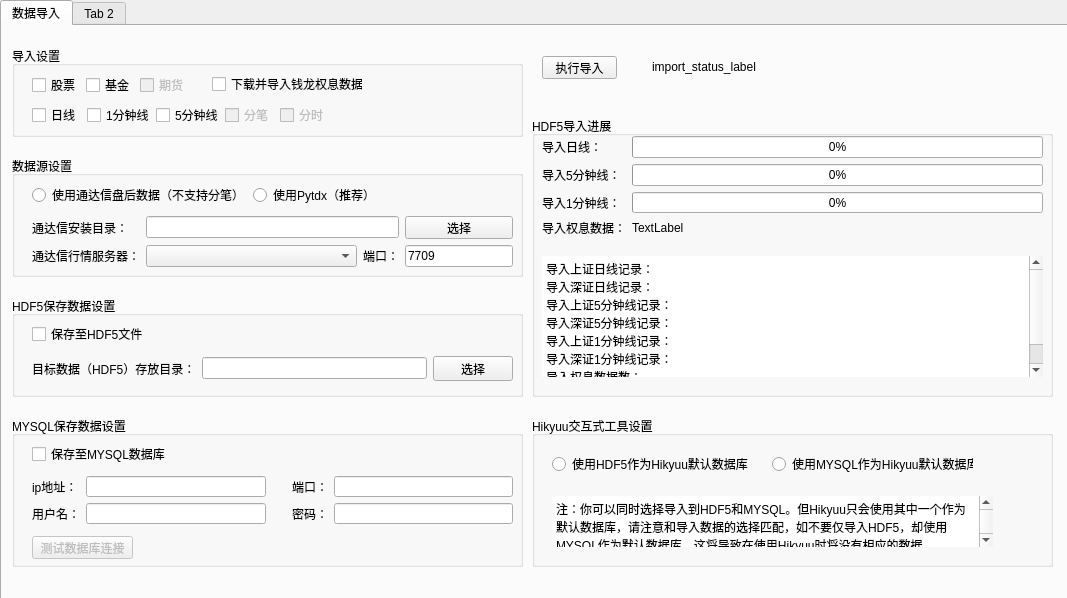
<?xml version="1.0" encoding="UTF-8"?>
<ui version="4.0">
 <class>MainWindow</class>
 <widget class="QMainWindow" name="MainWindow">
  <property name="geometry">
   <rect>
    <x>0</x>
    <y>0</y>
    <width>1067</width>
    <height>598</height>
   </rect>
  </property>
  <property name="windowTitle">
   <string>数据导入工具</string>
  </property>
  <widget class="QWidget" name="centralwidget">
   <widget class="QTabWidget" name="tabWidget">
    <property name="geometry">
     <rect>
      <x>0</x>
      <y>0</y>
      <width>1071</width>
      <height>601</height>
     </rect>
    </property>
    <property name="currentIndex">
     <number>0</number>
    </property>
    <widget class="QWidget" name="tab">
     <attribute name="title">
      <string>数据导入</string>
     </attribute>
     <widget class="QPushButton" name="start_import_pushButton">
      <property name="geometry">
       <rect>
        <x>540</x>
        <y>30</y>
        <width>75</width>
        <height>23</height>
       </rect>
      </property>
      <property name="text">
       <string>执行导入</string>
      </property>
     </widget>
     <widget class="QGroupBox" name="groupBox_2">
      <property name="geometry">
       <rect>
        <x>10</x>
        <y>130</y>
        <width>511</width>
        <height>121</height>
       </rect>
      </property>
      <property name="title">
       <string>数据源设置</string>
      </property>
      <widget class="QWidget" name="layoutWidget">
       <property name="geometry">
        <rect>
         <x>20</x>
         <y>30</y>
         <width>348</width>
         <height>18</height>
        </rect>
       </property>
       <layout class="QHBoxLayout" name="horizontalLayout">
        <item>
         <widget class="QRadioButton" name="tdx_radioButton">
          <property name="text">
           <string>使用通达信盘后数据（不支持分笔）</string>
          </property>
         </widget>
        </item>
        <item>
         <widget class="QRadioButton" name="pytdx_radioButton">
          <property name="enabled">
           <bool>true</bool>
          </property>
          <property name="text">
           <string>使用Pytdx（推荐）</string>
          </property>
         </widget>
        </item>
       </layout>
      </widget>
      <widget class="QWidget" name="layoutWidget">
       <property name="geometry">
        <rect>
         <x>20</x>
         <y>60</y>
         <width>481</width>
         <height>51</height>
        </rect>
       </property>
       <layout class="QGridLayout" name="gridLayout_2">
        <item row="0" column="0">
         <widget class="QLabel" name="label_2">
          <property name="text">
           <string>通达信安装目录：</string>
          </property>
         </widget>
        </item>
        <item row="1" column="0" colspan="2">
         <widget class="QLabel" name="label_10">
          <property name="sizePolicy">
           <sizepolicy hsizetype="Minimum" vsizetype="Preferred">
            <horstretch>0</horstretch>
            <verstretch>0</verstretch>
           </sizepolicy>
          </property>
          <property name="text">
           <string>通达信行情服务器：</string>
          </property>
         </widget>
        </item>
        <item row="1" column="2">
         <widget class="QComboBox" name="tdx_servers_comboBox">
          <property name="sizePolicy">
           <sizepolicy hsizetype="Expanding" vsizetype="Fixed">
            <horstretch>0</horstretch>
            <verstretch>0</verstretch>
           </sizepolicy>
          </property>
         </widget>
        </item>
        <item row="1" column="3">
         <widget class="QLabel" name="label_3">
          <property name="sizePolicy">
           <sizepolicy hsizetype="Minimum" vsizetype="Preferred">
            <horstretch>0</horstretch>
            <verstretch>0</verstretch>
           </sizepolicy>
          </property>
          <property name="text">
           <string>端口：</string>
          </property>
         </widget>
        </item>
        <item row="1" column="4">
         <widget class="QLineEdit" name="tdx_port_lineEdit">
          <property name="sizePolicy">
           <sizepolicy hsizetype="Maximum" vsizetype="Fixed">
            <horstretch>0</horstretch>
            <verstretch>0</verstretch>
           </sizepolicy>
          </property>
          <property name="minimumSize">
           <size>
            <width>10</width>
            <height>0</height>
           </size>
          </property>
          <property name="text">
           <string>7709</string>
          </property>
          <property name="maxLength">
           <number>6</number>
          </property>
         </widget>
        </item>
        <item row="0" column="4">
         <widget class="QPushButton" name="select_tdx_dir_pushButton">
          <property name="sizePolicy">
           <sizepolicy hsizetype="Preferred" vsizetype="Fixed">
            <horstretch>0</horstretch>
            <verstretch>0</verstretch>
           </sizepolicy>
          </property>
          <property name="text">
           <string>选择</string>
          </property>
         </widget>
        </item>
        <item row="0" column="2" colspan="2">
         <widget class="QLineEdit" name="tdx_dir_lineEdit"/>
        </item>
       </layout>
      </widget>
     </widget>
     <widget class="QGroupBox" name="groupBox_3">
      <property name="geometry">
       <rect>
        <x>10</x>
        <y>270</y>
        <width>511</width>
        <height>101</height>
       </rect>
      </property>
      <property name="title">
       <string>HDF5保存数据设置</string>
      </property>
      <widget class="QWidget" name="layoutWidget">
       <property name="geometry">
        <rect>
         <x>20</x>
         <y>60</y>
         <width>481</width>
         <height>25</height>
        </rect>
       </property>
       <layout class="QGridLayout" name="gridLayout_3">
        <item row="0" column="1">
         <widget class="QLineEdit" name="hdf5_dir_lineEdit"/>
        </item>
        <item row="0" column="2">
         <widget class="QPushButton" name="hdf5_dir_pushButton">
          <property name="text">
           <string>选择</string>
          </property>
         </widget>
        </item>
        <item row="0" column="0">
         <widget class="QLabel" name="label">
          <property name="text">
           <string>目标数据（HDF5）存放目录：</string>
          </property>
         </widget>
        </item>
       </layout>
      </widget>
      <widget class="QCheckBox" name="hdf5_enable_checkBox">
       <property name="geometry">
        <rect>
         <x>20</x>
         <y>30</y>
         <width>121</width>
         <height>16</height>
        </rect>
       </property>
       <property name="text">
        <string>保存至HDF5文件</string>
       </property>
      </widget>
     </widget>
     <widget class="QGroupBox" name="groupBox_4">
      <property name="geometry">
       <rect>
        <x>10</x>
        <y>390</y>
        <width>511</width>
        <height>151</height>
       </rect>
      </property>
      <property name="title">
       <string>MYSQL保存数据设置</string>
      </property>
      <widget class="QCheckBox" name="mysql_enable_checkBox">
       <property name="enabled">
        <bool>true</bool>
       </property>
       <property name="geometry">
        <rect>
         <x>20</x>
         <y>30</y>
         <width>141</width>
         <height>16</height>
        </rect>
       </property>
       <property name="text">
        <string>保存至MYSQL数据库</string>
       </property>
      </widget>
      <widget class="QPushButton" name="pushButton_5">
       <property name="enabled">
        <bool>false</bool>
       </property>
       <property name="geometry">
        <rect>
         <x>20</x>
         <y>120</y>
         <width>101</width>
         <height>23</height>
        </rect>
       </property>
       <property name="text">
        <string>测试数据库连接</string>
       </property>
      </widget>
      <widget class="QWidget" name="layoutWidget">
       <property name="geometry">
        <rect>
         <x>20</x>
         <y>60</y>
         <width>481</width>
         <height>48</height>
        </rect>
       </property>
       <layout class="QGridLayout" name="gridLayout_4">
        <item row="0" column="1">
         <widget class="QLineEdit" name="mysql_host_lineEdit">
          <property name="enabled">
           <bool>true</bool>
          </property>
         </widget>
        </item>
        <item row="0" column="4">
         <widget class="QLineEdit" name="mysql_port_lineEdit">
          <property name="enabled">
           <bool>true</bool>
          </property>
         </widget>
        </item>
        <item row="0" column="0">
         <widget class="QLabel" name="label_4">
          <property name="text">
           <string>ip地址：</string>
          </property>
         </widget>
        </item>
        <item row="0" column="3">
         <widget class="QLabel" name="label_5">
          <property name="text">
           <string>端口：</string>
          </property>
         </widget>
        </item>
        <item row="1" column="0">
         <widget class="QLabel" name="label_6">
          <property name="text">
           <string>用户名：</string>
          </property>
         </widget>
        </item>
        <item row="1" column="3">
         <widget class="QLabel" name="label_7">
          <property name="text">
           <string>密码：</string>
          </property>
         </widget>
        </item>
        <item row="1" column="1">
         <widget class="QLineEdit" name="mysql_usr_lineEdit">
          <property name="enabled">
           <bool>true</bool>
          </property>
         </widget>
        </item>
        <item row="1" column="4">
         <widget class="QLineEdit" name="mysql_pwd_lineEdit">
          <property name="enabled">
           <bool>true</bool>
          </property>
         </widget>
        </item>
        <item row="0" column="2">
         <spacer name="horizontalSpacer_2">
          <property name="orientation">
           <enum>Qt::Horizontal</enum>
          </property>
          <property name="sizeType">
           <enum>QSizePolicy::Fixed</enum>
          </property>
          <property name="sizeHint" stdset="0">
           <size>
            <width>20</width>
            <height>0</height>
           </size>
          </property>
         </spacer>
        </item>
       </layout>
      </widget>
     </widget>
     <widget class="QGroupBox" name="groupBox_5">
      <property name="geometry">
       <rect>
        <x>530</x>
        <y>90</y>
        <width>521</width>
        <height>281</height>
       </rect>
      </property>
      <property name="title">
       <string>HDF5导入进展</string>
      </property>
      <widget class="QWidget" name="layoutWidget">
       <property name="geometry">
        <rect>
         <x>10</x>
         <y>20</y>
         <width>501</width>
         <height>101</height>
        </rect>
       </property>
       <layout class="QGridLayout" name="gridLayout">
        <item row="0" column="0">
         <widget class="QLabel" name="label_8">
          <property name="text">
           <string>导入日线：</string>
          </property>
         </widget>
        </item>
        <item row="1" column="0">
         <widget class="QLabel" name="label_12">
          <property name="text">
           <string>导入5分钟线：</string>
          </property>
         </widget>
        </item>
        <item row="2" column="1">
         <widget class="QProgressBar" name="hdf5_min_progressBar">
          <property name="value">
           <number>0</number>
          </property>
         </widget>
        </item>
        <item row="2" column="0">
         <widget class="QLabel" name="label_14">
          <property name="text">
           <string>导入1分钟线：</string>
          </property>
         </widget>
        </item>
        <item row="1" column="1">
         <widget class="QProgressBar" name="hdf5_5min_progressBar">
          <property name="value">
           <number>0</number>
          </property>
         </widget>
        </item>
        <item row="0" column="1">
         <widget class="QProgressBar" name="hdf5_day_progressBar">
          <property name="value">
           <number>0</number>
          </property>
         </widget>
        </item>
        <item row="3" column="0">
         <widget class="QLabel" name="label_9">
          <property name="text">
           <string>导入权息数据：</string>
          </property>
         </widget>
        </item>
        <item row="3" column="1">
         <widget class="QLabel" name="hdf5_weight_label">
          <property name="text">
           <string>TextLabel</string>
          </property>
         </widget>
        </item>
       </layout>
      </widget>
      <widget class="QTextEdit" name="import_detail_textEdit">
       <property name="geometry">
        <rect>
         <x>10</x>
         <y>140</y>
         <width>501</width>
         <height>121</height>
        </rect>
       </property>
       <property name="frameShape">
        <enum>QFrame::NoFrame</enum>
       </property>
       <property name="readOnly">
        <bool>true</bool>
       </property>
       <property name="html">
        <string>&lt;!DOCTYPE HTML PUBLIC &quot;-//W3C//DTD HTML 4.0//EN&quot; &quot;http://www.w3.org/TR/REC-html40/strict.dtd&quot;&gt;
&lt;html&gt;&lt;head&gt;&lt;meta name=&quot;qrichtext&quot; content=&quot;1&quot; /&gt;&lt;style type=&quot;text/css&quot;&gt;
p, li { white-space: pre-wrap; }
&lt;/style&gt;&lt;/head&gt;&lt;body style=&quot; font-family:'SimSun'; font-size:9pt; font-weight:400; font-style:normal;&quot;&gt;
&lt;p style=&quot; margin-top:0px; margin-bottom:0px; margin-left:0px; margin-right:0px; -qt-block-indent:0; text-indent:0px;&quot;&gt;导入上证日线记录：&lt;/p&gt;
&lt;p style=&quot; margin-top:0px; margin-bottom:0px; margin-left:0px; margin-right:0px; -qt-block-indent:0; text-indent:0px;&quot;&gt;导入深证日线记录：&lt;/p&gt;
&lt;p style=&quot; margin-top:0px; margin-bottom:0px; margin-left:0px; margin-right:0px; -qt-block-indent:0; text-indent:0px;&quot;&gt;导入上证5分钟线记录：&lt;/p&gt;
&lt;p style=&quot; margin-top:0px; margin-bottom:0px; margin-left:0px; margin-right:0px; -qt-block-indent:0; text-indent:0px;&quot;&gt;导入深证5分钟线记录：&lt;/p&gt;
&lt;p style=&quot; margin-top:0px; margin-bottom:0px; margin-left:0px; margin-right:0px; -qt-block-indent:0; text-indent:0px;&quot;&gt;导入上证1分钟线记录：&lt;/p&gt;
&lt;p style=&quot; margin-top:0px; margin-bottom:0px; margin-left:0px; margin-right:0px; -qt-block-indent:0; text-indent:0px;&quot;&gt;导入深证1分钟线记录：&lt;/p&gt;
&lt;p style=&quot; margin-top:0px; margin-bottom:0px; margin-left:0px; margin-right:0px; -qt-block-indent:0; text-indent:0px;&quot;&gt;导入权息数据数：&lt;/p&gt;
&lt;p style=&quot; margin-top:0px; margin-bottom:0px; margin-left:0px; margin-right:0px; -qt-block-indent:0; text-indent:0px;&quot;&gt;导入完毕！&lt;/p&gt;&lt;/body&gt;&lt;/html&gt;</string>
       </property>
      </widget>
     </widget>
     <widget class="QGroupBox" name="groupBox_7">
      <property name="geometry">
       <rect>
        <x>10</x>
        <y>20</y>
        <width>511</width>
        <height>91</height>
       </rect>
      </property>
      <property name="title">
       <string>导入设置</string>
      </property>
      <widget class="QWidget" name="layoutWidget">
       <property name="geometry">
        <rect>
         <x>20</x>
         <y>30</y>
         <width>155</width>
         <height>18</height>
        </rect>
       </property>
       <layout class="QHBoxLayout" name="horizontalLayout_3">
        <item>
         <widget class="QCheckBox" name="import_stock_checkBox">
          <property name="text">
           <string>股票</string>
          </property>
         </widget>
        </item>
        <item>
         <widget class="QCheckBox" name="import_fund_checkBox">
          <property name="text">
           <string>基金</string>
          </property>
         </widget>
        </item>
        <item>
         <widget class="QCheckBox" name="import_future_checkBox">
          <property name="enabled">
           <bool>false</bool>
          </property>
          <property name="text">
           <string>期货</string>
          </property>
         </widget>
        </item>
       </layout>
      </widget>
      <widget class="QWidget" name="layoutWidget">
       <property name="geometry">
        <rect>
         <x>20</x>
         <y>60</y>
         <width>297</width>
         <height>18</height>
        </rect>
       </property>
       <layout class="QHBoxLayout" name="horizontalLayout_2">
        <item>
         <widget class="QCheckBox" name="import_day_checkBox">
          <property name="text">
           <string>日线</string>
          </property>
         </widget>
        </item>
        <item>
         <widget class="QCheckBox" name="import_min_checkBox">
          <property name="text">
           <string>1分钟线</string>
          </property>
         </widget>
        </item>
        <item>
         <widget class="QCheckBox" name="import_min5_checkBox">
          <property name="text">
           <string>5分钟线</string>
          </property>
         </widget>
        </item>
        <item>
         <widget class="QCheckBox" name="import_tick_checkBox">
          <property name="enabled">
           <bool>false</bool>
          </property>
          <property name="text">
           <string>分笔</string>
          </property>
         </widget>
        </item>
        <item>
         <widget class="QCheckBox" name="import_min_time_checkBox">
          <property name="enabled">
           <bool>false</bool>
          </property>
          <property name="text">
           <string>分时</string>
          </property>
         </widget>
        </item>
       </layout>
      </widget>
      <widget class="QCheckBox" name="import_weight_checkBox">
       <property name="geometry">
        <rect>
         <x>200</x>
         <y>30</y>
         <width>151</width>
         <height>16</height>
        </rect>
       </property>
       <property name="text">
        <string>下载并导入钱龙权息数据</string>
       </property>
      </widget>
     </widget>
     <widget class="QLabel" name="import_status_label">
      <property name="geometry">
       <rect>
        <x>650</x>
        <y>30</y>
        <width>361</width>
        <height>21</height>
       </rect>
      </property>
      <property name="text">
       <string>import_status_label</string>
      </property>
     </widget>
     <widget class="QGroupBox" name="groupBox">
      <property name="geometry">
       <rect>
        <x>530</x>
        <y>390</y>
        <width>521</width>
        <height>151</height>
       </rect>
      </property>
      <property name="title">
       <string>Hikyuu交互式工具设置</string>
      </property>
      <widget class="QRadioButton" name="use_hdf5_radioButton">
       <property name="geometry">
        <rect>
         <x>20</x>
         <y>40</y>
         <width>231</width>
         <height>16</height>
        </rect>
       </property>
       <property name="text">
        <string>使用HDF5作为Hikyuu默认数据库</string>
       </property>
      </widget>
      <widget class="QRadioButton" name="use_mysql_radioButton">
       <property name="geometry">
        <rect>
         <x>240</x>
         <y>40</y>
         <width>201</width>
         <height>16</height>
        </rect>
       </property>
       <property name="text">
        <string>使用MYSQL作为Hikyuu默认数据库</string>
       </property>
      </widget>
      <widget class="QTextBrowser" name="textBrowser">
       <property name="geometry">
        <rect>
         <x>20</x>
         <y>80</y>
         <width>441</width>
         <height>51</height>
        </rect>
       </property>
       <property name="autoFillBackground">
        <bool>true</bool>
       </property>
       <property name="frameShape">
        <enum>QFrame::NoFrame</enum>
       </property>
       <property name="frameShadow">
        <enum>QFrame::Plain</enum>
       </property>
       <property name="lineWidth">
        <number>0</number>
       </property>
       <property name="html">
        <string>&lt;!DOCTYPE HTML PUBLIC &quot;-//W3C//DTD HTML 4.0//EN&quot; &quot;http://www.w3.org/TR/REC-html40/strict.dtd&quot;&gt;
&lt;html&gt;&lt;head&gt;&lt;meta name=&quot;qrichtext&quot; content=&quot;1&quot; /&gt;&lt;style type=&quot;text/css&quot;&gt;
p, li { white-space: pre-wrap; }
&lt;/style&gt;&lt;/head&gt;&lt;body style=&quot; font-family:'SimSun'; font-size:9pt; font-weight:400; font-style:normal;&quot;&gt;
&lt;p style=&quot; margin-top:0px; margin-bottom:0px; margin-left:0px; margin-right:0px; -qt-block-indent:0; text-indent:0px;&quot;&gt;注：你可以同时选择导入到HDF5和MYSQL。但Hikyuu只会使用其中一个作为默认数据库，请注意和导入数据的选择匹配，如不要仅导入HDF5，却使用MYSQL作为默认数据库，这将导致在使用Hikyuu时将没有相应的数据。&lt;/p&gt;&lt;/body&gt;&lt;/html&gt;</string>
       </property>
      </widget>
     </widget>
    </widget>
    <widget class="QWidget" name="tab_2">
     <attribute name="title">
      <string>Tab 2</string>
     </attribute>
    </widget>
   </widget>
  </widget>
 </widget>
 <resources/>
 <connections/>
</ui>
